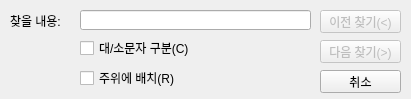
<?xml version="1.0" encoding="UTF-8"?>
<ui version="4.0">
 <class>Dialog</class>
 <widget class="QDialog" name="Dialog">
  <property name="enabled">
   <bool>true</bool>
  </property>
  <property name="geometry">
   <rect>
    <x>0</x>
    <y>0</y>
    <width>411</width>
    <height>99</height>
   </rect>
  </property>
  <property name="sizePolicy">
   <sizepolicy hsizetype="Fixed" vsizetype="Fixed">
    <horstretch>0</horstretch>
    <verstretch>0</verstretch>
   </sizepolicy>
  </property>
  <property name="mouseTracking">
   <bool>true</bool>
  </property>
  <property name="acceptDrops">
   <bool>false</bool>
  </property>
  <property name="windowTitle">
   <string>찾기</string>
  </property>
  <property name="windowIcon">
   <iconset>
    <normaloff>icon.PNG</normaloff>icon.PNG</iconset>
  </property>
  <property name="sizeGripEnabled">
   <bool>false</bool>
  </property>
  <widget class="QLabel" name="find_str">
   <property name="enabled">
    <bool>true</bool>
   </property>
   <property name="geometry">
    <rect>
     <x>10</x>
     <y>10</y>
     <width>61</width>
     <height>21</height>
    </rect>
   </property>
   <property name="text">
    <string>찾을 내용:</string>
   </property>
  </widget>
  <widget class="QLineEdit" name="find_str_text">
   <property name="geometry">
    <rect>
     <x>80</x>
     <y>10</y>
     <width>231</width>
     <height>20</height>
    </rect>
   </property>
  </widget>
  <widget class="QPushButton" name="find_bPrev">
   <property name="enabled">
    <bool>false</bool>
   </property>
   <property name="geometry">
    <rect>
     <x>320</x>
     <y>10</y>
     <width>81</width>
     <height>23</height>
    </rect>
   </property>
   <property name="text">
    <string>이전 찾기(&lt;)</string>
   </property>
   <property name="shortcut">
    <string>Ctrl+S</string>
   </property>
  </widget>
  <widget class="QPushButton" name="find_bCancel">
   <property name="geometry">
    <rect>
     <x>320</x>
     <y>70</y>
     <width>81</width>
     <height>23</height>
    </rect>
   </property>
   <property name="text">
    <string>취소</string>
   </property>
  </widget>
  <widget class="QCheckBox" name="check_capital">
   <property name="enabled">
    <bool>true</bool>
   </property>
   <property name="geometry">
    <rect>
     <x>80</x>
     <y>40</y>
     <width>121</width>
     <height>16</height>
    </rect>
   </property>
   <property name="text">
    <string>대/소문자 구분(C)</string>
   </property>
   <property name="shortcut">
    <string>Alt+C</string>
   </property>
   <property name="checked">
    <bool>false</bool>
   </property>
  </widget>
  <widget class="QCheckBox" name="checkBox_2">
   <property name="geometry">
    <rect>
     <x>80</x>
     <y>70</y>
     <width>121</width>
     <height>16</height>
    </rect>
   </property>
   <property name="text">
    <string>주위에 배치(R)</string>
   </property>
   <property name="shortcut">
    <string>Alt+R</string>
   </property>
   <property name="checkable">
    <bool>true</bool>
   </property>
   <property name="checked">
    <bool>false</bool>
   </property>
  </widget>
  <widget class="QPushButton" name="find_bNext">
   <property name="enabled">
    <bool>false</bool>
   </property>
   <property name="geometry">
    <rect>
     <x>320</x>
     <y>40</y>
     <width>81</width>
     <height>23</height>
    </rect>
   </property>
   <property name="text">
    <string>다음 찾기(&gt;)</string>
   </property>
   <property name="shortcut">
    <string>&gt;</string>
   </property>
  </widget>
 </widget>
 <resources/>
 <connections/>
</ui>
